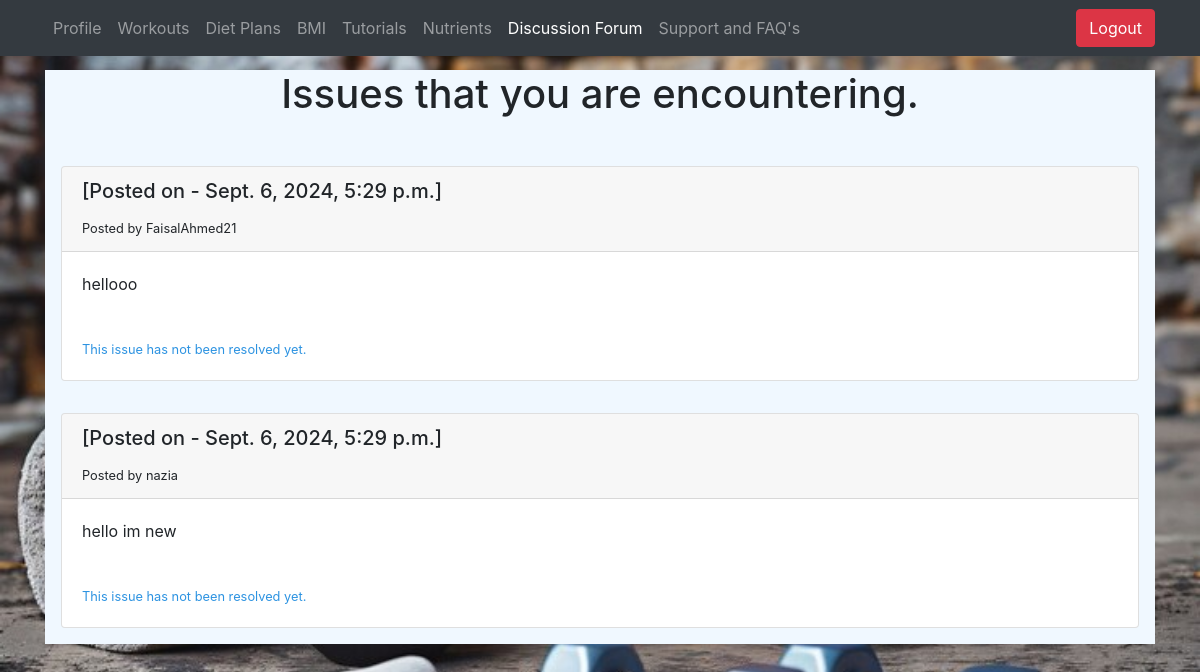
The app's page /discussion-client-view/ (signed in) with its own data.
### main/models.py (models this page shows, shortened)
class Discussion(models.Model):
    dnumber = models.AutoField(primary_key=True)
    tag = models.CharField(max_length=100, blank=True, null=True)
    statement = models.TextField()
    datetime = models.DateTimeField(default=timezone.now, blank=True, null=True)
    posted_by = models.ForeignKey(Client, on_delete=models.CASCADE, related_name="discussions_posted", blank=True, null=True)
    answer_by = models.ForeignKey(Client, on_delete=models.CASCADE, related_name="discussions_answered", blank=True, null=True)
    resolved_by = models.ForeignKey(Trainer, on_delete=models.CASCADE, related_name="discussions_resolved", blank=True, null=True)
    status = models.CharField(max_length=100, blank=True, null=True, default="pending")

class Client(models.Model):
    user = models.ForeignKey(User, on_delete=models.CASCADE)
    client_usrname = models.CharField(max_length=10, unique=True)
    first_name = models.CharField(max_length=200, blank=True, null=True)
    last_name = models.CharField(max_length=200, blank=True, null=True)
    email = models.EmailField(max_length=200, blank=True, null=True)
    phone = models.CharField(max_length=200, blank=True, default="")
    age = models.CharField(max_length=200, blank=True, default="")
    weight = models.CharField(max_length=200, blank=True, default="")
    height = models.CharField(max_length=200, blank=True, default="")
    bio = models.CharField(max_length=400, blank=True, default="")
    gender = models.CharField(max_length=200, blank=True, default="")
    achievement = models.CharField(max_length=200, blank=True, default="")
    personalTrainer = models.CharField(max_length=200, blank=True, default="")
    def __str__(self):
        return self.client_usrname

### main/views.py (the view)
# urls.py: path('discussion-client-view/', views.discussionClientView, name='discussionClientView'),
@login_required(login_url='clientLogin')
def discussionClientView(request):
    if Client.objects.filter(user=request.user).exists():
        user = request.user
        discussion = Discussion.objects.all()
        context = {
            'complain': discussion[::-1]
        }
        return render(request, 'discussion_client_view.html', context)
    else:
        return redirect('clientLogin')

### templates/discussion_client_view.html (shortened to what this page needs)
{% load static %}
<!doctype html>
<html lang="en">
<head>
    <link href="https://stackpath.bootstrapcdn.com/bootstrap/4.5.2/css/bootstrap.min.css" rel="stylesheet">
</head>
<body>
    <nav class="navbar navbar-expand-lg navbar-dark bg-dark fixed-top">
        <div class="container">
            <div class="collapse navbar-collapse">
                <ul class="navbar-nav mr-auto">
                    <li class="nav-item"><a href="/client-profile/" class="nav-link">Profile</a></li>
                    <li class="nav-item"><a href="" class="nav-link">Workouts</a></li>
                    <li class="nav-item"><a href="" class="nav-link">Diet Plans</a></li>
                    <li class="nav-item"><a href="/bmi/" class="nav-link">BMI</a></li>
                    <li class="nav-item"><a href="/workout/" class="nav-link">Tutorials</a></li>
                    <li class="nav-item"><a href="/tracker/" class="nav-link">Nutrients</a></li>
                    <li class="nav-item active"><a href="/discussion-client-view/" class="nav-link">Discussion Forum</a></li>
                    <li class="nav-item"><a href="/support&faq/" class="nav-link">Support and FAQ's</a></li>
                </ul>
            </div>
            <button type="button" class="btn btn-danger" onclick="document.getElementById('logout-form').submit();">
                Logout
            </button>
        </div>
    </nav>
    <div class="container">
        <div style="background-color:aliceblue">
			<center>
				<h1> Issues that you are encountering. </h1>
			</center>
			<br />
			{% for comp in complain %}
			<div class=" p-3">
				<div class="card">
					<div class="card-header">
						<h5 class="card-title">[Posted on - {{comp.datetime}}]</h5>
						<small>Posted by {{comp.posted_by}} </small>
					</div>
					<div class="card-body">
						<p class="card-text"> {{ comp.statement }} </p><br />
						{% if comp.status == "resolved"%}
						<small style="color:rgb(28, 199, 37)"> Do not worry! This issue has been resolved by
							{{comp.resolved_by}} </small>
						{% elif comp.status == "pending" %}
						<small style="color:rgb(45, 147, 225)"> This issue has not been resolved yet. </small>
						{% else %}
						<small style="color: rgb(220, 22, 22);"> Unfortunately, a solution to this issue was not
							possible. </small>
						{% endif %}
					</div>
				</div>
			</div>
			{% endfor %}
		</div>
    </div>
</body>
</html>

### records on screen
Discussion: datetime "Sept. 6, 2024, 5:29 p.m.", posted_by "FaisalAhmed21", statement "hellooo", status "This issue has not been resolved yet."
Discussion: datetime "Sept. 6, 2024, 5:29 p.m.", posted_by "nazia", statement "hello im new", status "This issue has not been resolved yet."
